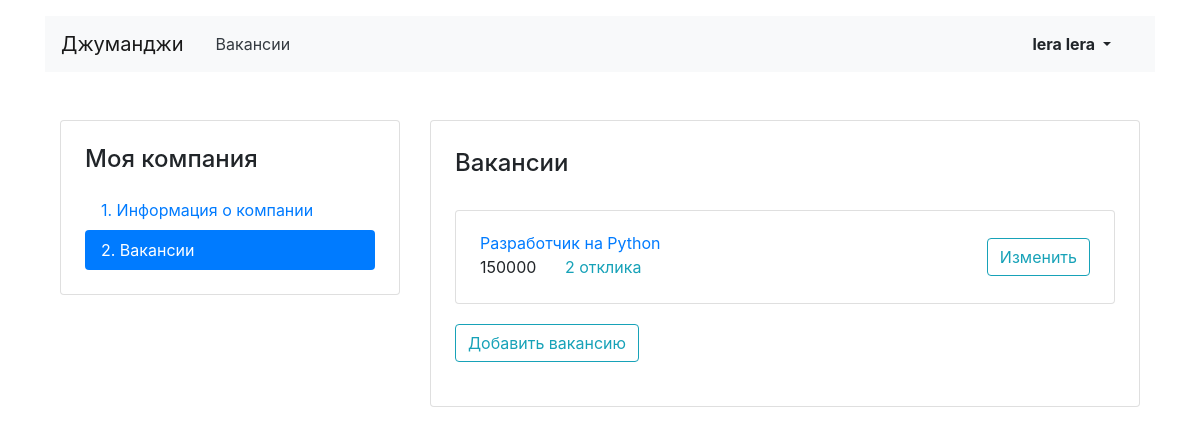
/mycompany/vacancies/ (signed in), run on the app's committed database.
### vacancies/models.py (models this page shows, shortened)
class Vacancy(models.Model):
    title = models.CharField(max_length=64, verbose_name='Название вакансии')
    specialty = models.ForeignKey(Specialty, on_delete=models.PROTECT, related_name="vacancies",
                                  verbose_name='Специализация')
    company = models.ForeignKey(Company, on_delete=models.CASCADE, related_name="vacancies")
    skills = models.TextField(blank=True, verbose_name='Требуемые навыки')
    description = models.TextField(blank=True, verbose_name='Описание вакансии')
    salary_min = models.IntegerField(blank=True, verbose_name='Зарплата от')
    salary_max = models.IntegerField(blank=True, verbose_name='Зарплата до')
    published_at = models.DateTimeField(auto_now_add=True)
    class Meta:
        verbose_name = 'Вакансия'
        verbose_name_plural = 'Вакансии'

### vacancies/views.py (the view)
# urls.py: path('mycompany/vacancies/', MyCompanyVacanciesView.as_view(), name='mycompany_vacancies'),
class MyCompanyVacanciesView(ListView):
    model = Vacancy
    template_name = 'vacancies/vacancy-list.html'
    def get(self, request, *args, **kwargs):
        vacancies_by_company = None
        try:
            mycompany = Company.objects.get(owner=request.user)
            vacancies_by_company = Vacancy.objects.filter(company=mycompany.pk)
        except ObjectDoesNotExist:
            mycompany = None
        context = {
            'mycompany': mycompany,
            'vacancies': vacancies_by_company,
            'isCompanyClick': "nav-link",
            'isVacancyClick': "nav-link active"
        }
        return render(request, 'vacancies/vacancy-list.html', context=context)

### vacancies/templates/vacancies/vacancy-list.html
{% extends 'vacancies/my-company-base.html' %}
{% block mycompany %}
<div class="col-12 col-lg-8">
    <div class="card">
        <div class="card-body px-4 pb-4">
            <section class="tab-pane fade show active">
                <h2 class="h4 pt-2 pb-3">Вакансии</h2>
                {% if not mycompany %}
                <h6>У вас нет компании, поэтому вы не можете создать вакансию. Для создания вернитесь на вкладку
                    'Информация о компании'</h6>
                {% elif vacancies.count == 0 %}
                <h6>У вас пока нет вакансии, но вы можете создать первую!</h6>
                <a href="{% url 'mycompany_create_vacancy' %}" class="btn btn-outline-info">Добавить вакансию</a>
                {% else %}
                {% for vacancy in vacancies %}
                <div class="card mt-3">
                    <div class="card-body px-4">
                        <div class="row align-items-center">
                            <div class="col-6 col-lg-8">
                                <a href="{% url 'mycompany_vacancy' vacancy.pk %}" class="mb-1">{{ vacancy.title }}</a>
                                {% if vacancy.applications.count == 0 %}
                                <p class="mb-1">
                                    <span class="mr-4">{{ vacancy.salary_max }}</span><span class="text-info">
                                    Нет откликов</span>
                                </p>
                                {% else %}
                                <p class="mb-1">
                                    <span class="mr-4">{{ vacancy.salary_max }}</span><a
                                        href="{% url 'mycompany_vacancy' vacancy.pk %}" class="text-info">
                                    {{ vacancy.applications.count }} отклика</a>
                                </p>
                                {% endif %}
                            </div>
                            <div class="col-6 col-lg-4 text-right">
                                <a href="{% url 'mycompany_vacancy' vacancy.pk %}"
                                   class="btn btn-outline-info">Изменить</a>
                            </div>
                        </div>
                    </div>
                </div>
                {% endfor %}
                <div class="card-body px-0">
                    <a href="{% url 'mycompany_create_vacancy' %}" class="btn btn-outline-info">Добавить вакансию</a>
                </div>
                {% endif %}
            </section>
        </div>
    </div>
</div>
{% endblock %}

### vacancies/templates/vacancies/base.html (shortened to what this page needs)
<!DOCTYPE html>
<html lang="ru">
<head>
    <link rel="stylesheet" href="https://stackpath.bootstrapcdn.com/bootstrap/4.3.1/css/bootstrap.min.css"
>
</head>
<body>
<header class="container mt-3">
    <nav class="navbar navbar-expand-lg navbar-light bg-light">
        <a class="navbar-brand mr-4" href="{% url 'home' %}">Джуманджи</a>
        <div class="collapse navbar-collapse justify-content-between" id="navbarNav">
            <ul class="navbar-nav col-10">
                <li class="nav-item">
                    <a class="nav-link text-dark" href="{% url 'vacancies' %}">Вакансии</a>
                </li>
            </ul>
            {% if request.user.is_authenticated %}
            <ul class="navbar-nav col-2 justify-content-end">
                <li class="nav-item active">
                    <div class="btn-group">
                        {% if user.first_name or user.last_name %}
                        <button type="button" class="btn dropdown-toggle font-weight-bold  float-right"
                                data-toggle="dropdown" aria-haspopup="true" aria-expanded="false">
                            {{ user.first_name }} {{ user.last_name }}
                        </button>
                        {% else %}
                        <button type="button" class="btn dropdown-toggle font-weight-bold  float-right"
                                data-toggle="dropdown" aria-haspopup="true" aria-expanded="false">
                            {{ user.username }}
                        </button>
                        {% endif %}
                    </div>
                </li>
            </ul>
            {% else %}
            <ul class="navbar-nav col-2 justify-content-end">
                <li class="nav-item active">
                    <a href="{% url 'login' %}" class="nav-link font-weight-bold">Вход</a>
                </li>
            </ul>
            {% endif %}
        </div>
    </nav>
</header>
<main class="container mt-3">
    {% block content %}
    {% endblock %}
</main>
</body>
</html>

### data on the page
Vacancy: title "Разработчик на Python", salary_max "150000", applications.count "2"

### other printed values
{{ user.first_name }} "lera"
{{ user.last_name }} "lera"
